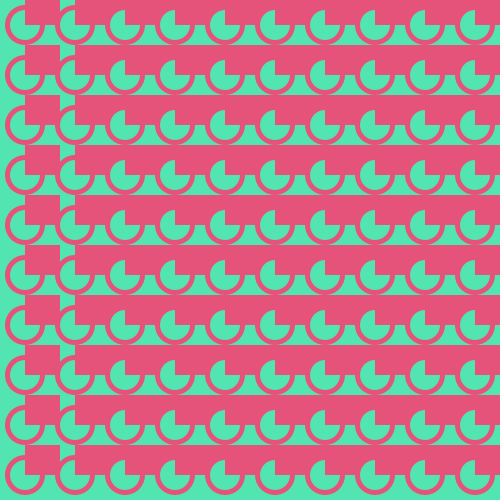
Frame 1 (no input)
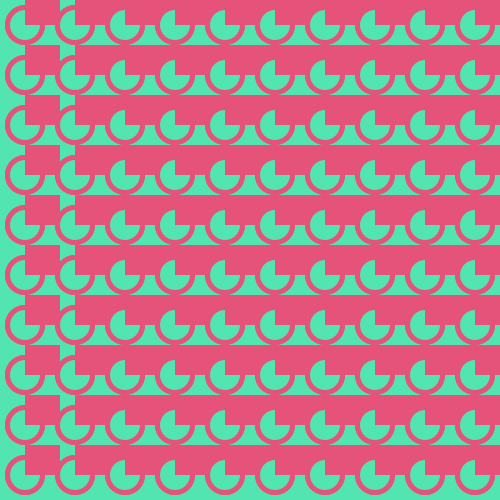
Frame 2 (the mouse pressed at the canvas centre, redrawn once)

The Processing sketch that drew these frames (run headless with seeded random() and noise(); the mouse was pressed at the canvas centre and the sketch redrawn once):

// Processing sketch: processing_84659
// ── processing_84659.pde

//Créer une boucle de répétition "tant que"

void setup () {
  size(500, 500);
  background(#53E5B1);
  smooth();
}

void draw()
{

  noFill();

  for (int posX=25;posX< width;posX=posX+50)
  {
    for (int posY=25;posY< height;posY=posY+50)
    {
      fill(229,83,122);
      noStroke();
      ellipse(posX, posY, 40, 40);
      fill(#53E5B1);
      ellipse(posX, posY, 30, 30);
      line(posX,posY,posX+70,posY+90);
      fill(229,83,122);
      rect(posX,posY,posX+10,-30);
       fill(0);
      
    }
  }

  noLoop();
}
